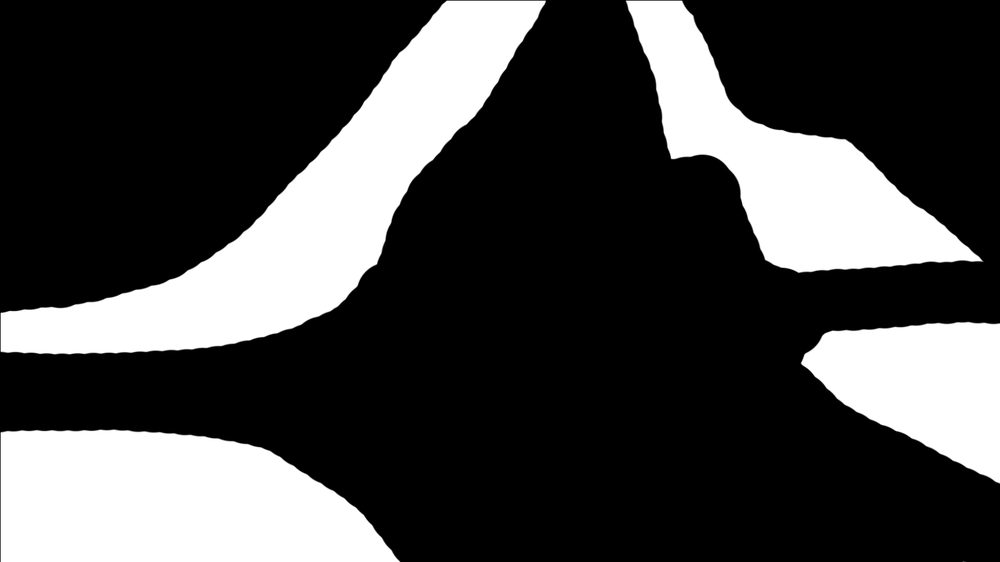
#> input picture masking/SJ_sidewalk_mask.png, 1000 x 562 px, shrunk from 1600 x 900 before the run
$ python masking.py
#> lines starting #> are read from the running program, lines starting #| are printed output that depends on the picture; after the words box and inside, x2 and y2 are one past the last pixel; in counts of white or black regions, pixels touching at a corner belong together
import os.path as osp
import cv2
import numpy as np

target = "SJ_sidewalk_mask"

img = cv2.imread(osp.join('masking', f'{target}.png'), cv2.IMREAD_GRAYSCALE)
#> img is the input picture: shape (562, 1000); min 0, max 255, mean 68.2

mask = (img==255)
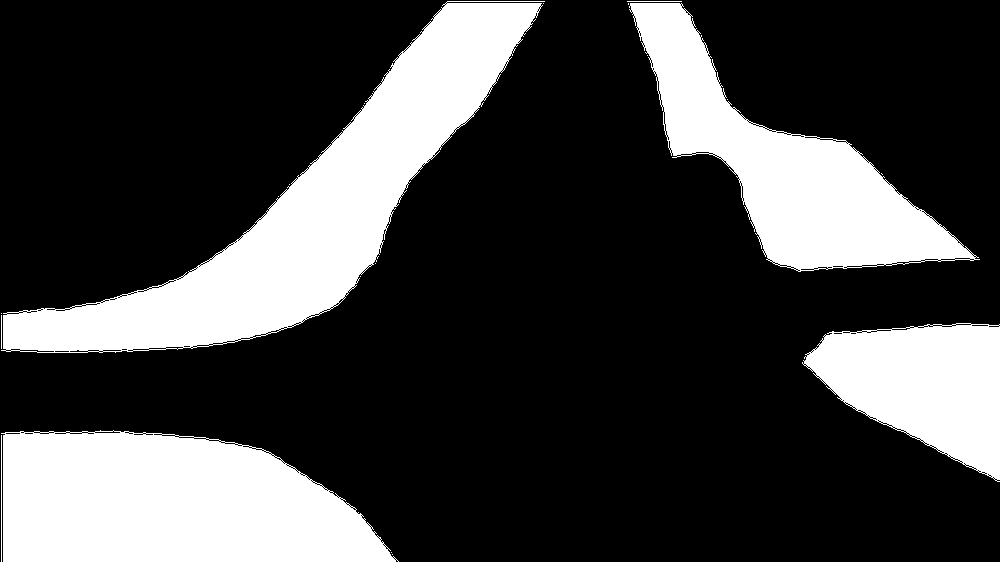
#> mask: shape (562, 1000) bool; 25.7% white; 20 white regions (13 under 20 px), largest, box (x1, y1, x2, y2) and area: (1, 1, 545, 353) 51400, (1, 430, 399, 562) 41681, (629, 3, 980, 272) 31317
mask = np.uint8(mask)

# result = cv2.bitwise_and(img, img, mask=mask)

# cv2.imshow('img', result)
# cv2.waitKey(0)

np.save(osp.join('masking', f'{target}.npy'), mask)
